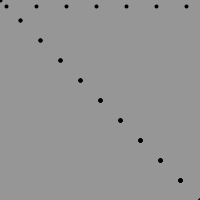
Frame 1 (no input)
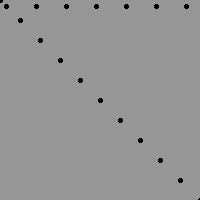
Frame 60 (the mouse pressed at the canvas centre just before this capture)
Frame 120 (the mouse held since frame 60 and released just before this capture): identical to frame 60, image omitted

The Processing sketch that drew these frames (run headless with seeded random() and noise(); from frame 60 on, the mouse is pressed at the canvas centre):

// Processing sketch: processing_93133
// ── processing_93133.pde

//Emanuele S. Reis - Exercicio diagonal e linha

void setup (){
  size(200,200);
  background (150);
} 
  void draw (){
    fill (0);
    strokeWeight (4);{
       for (int mouseX=0; mouseX<200; mouseX=mouseX+20)
       for (int mouseY=0; mouseY<200; mouseY=mouseY+20)
  point (mouseX+mouseY, mouseY+mouseX);
  for (int mouseZ=6; mouseZ<200; mouseZ= mouseZ+30)
  point (mouseZ, 6);

  }
  
  }
